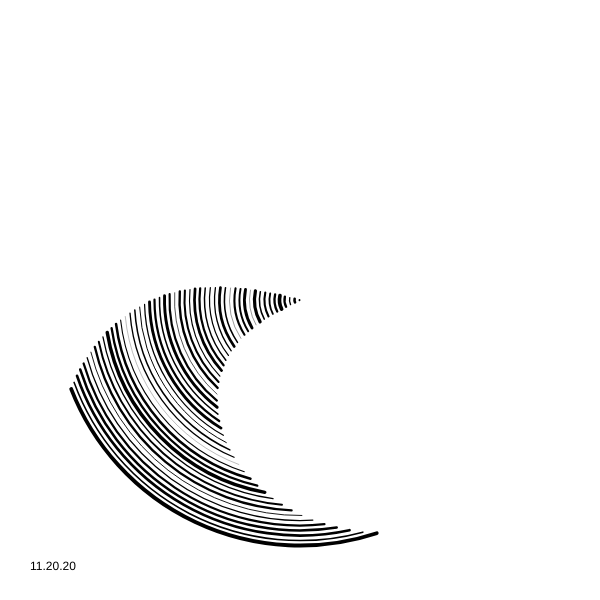
Frame 1 (no input)
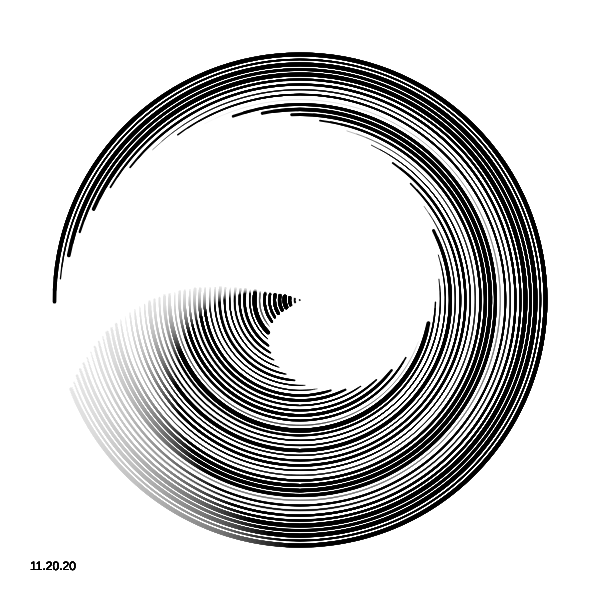
Frame 60 (no input)
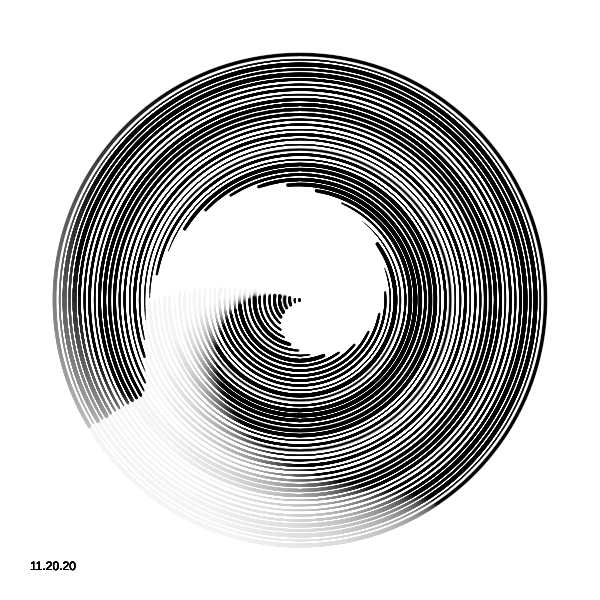
Frame 120 (the mouse pressed at the canvas centre since frame 60)

The p5.js sketch that drew these frames (run headless with seeded random() and noise() and a simulated clock; from frame 60 on, the mouse is pressed at the canvas centre):

// p5.js sketch
// ── sketch.js
var xoff=0.400;
var yoff=0.300;

function setup() {
  createCanvas(600, 600);
 
  smooth();
  //smooth();
  //frameRate(30);
  //noiseSeed(random(1,600));

}

function draw() {
  background(255, 10)
  
  noiseDetail(1,20);
  noFill();
  //CODE FOR PLAYING RANDOM
 // background(250,200,0);
  
   /* for (var i=1; i<640; i+=10){
  xoff+=0.05;
  arc(width/2,height/2,i,i, PI*(random(0,1)*2),PI*(random(0,1)*2));
  println(PI*(noise(xoff)*i/1000));
    }*/
    
    //RECOMMENDED xoff+=0.05 and yoff=0.03
    xoff += 0.011;
    yoff += 0.005;
    for (var i=1; i<500; i+=10){
      //USE stroke RANDOM for vibrating sort of effect while noise on strokeWEight will give more rhythm to change of stroke
      //strokeWeight(random(1,4);
      strokeWeight(noise(xoff,i)*8);
      arc(width/2,height/2,i,i,PI*(noise(xoff*i/640)*8),PI*(noise(yoff*i/450)*3));
      //println(PI*(noise(xoff)*2));
    }
    fill(0);
    text("11.20.20", 30, height-30)
}
